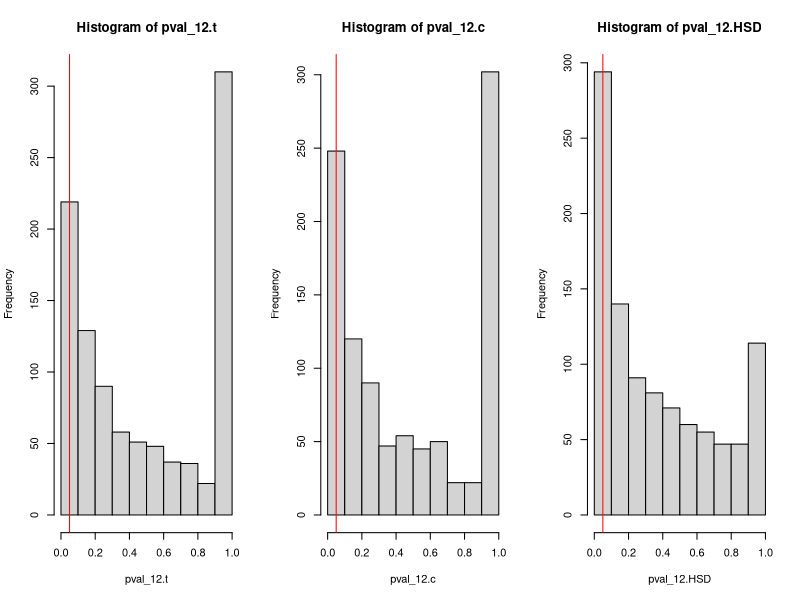
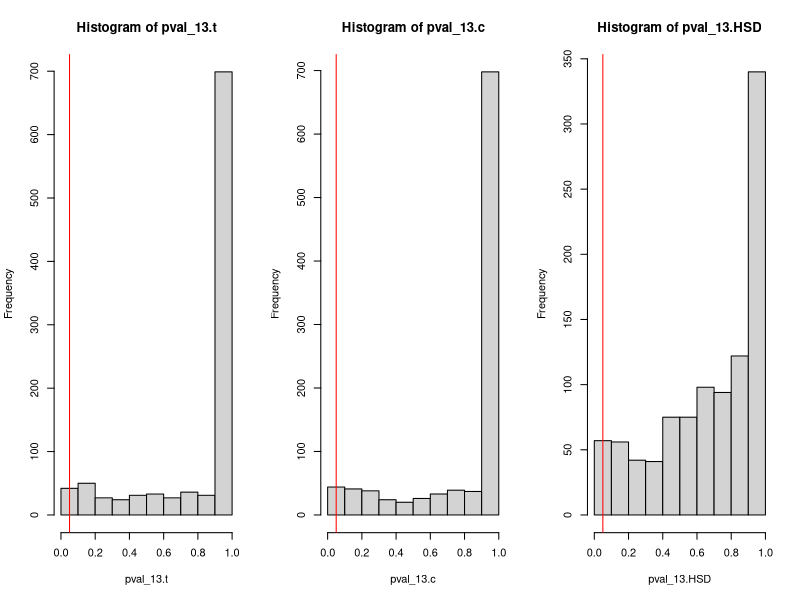
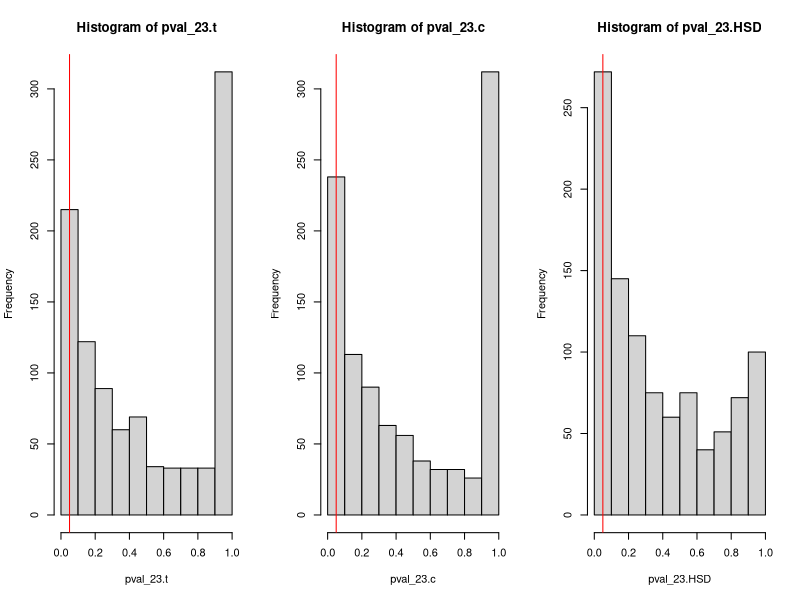

Reproduce these figures in R, in order.
#######################
# Section 7, Stat 139 #
#       ANOVA II      #
#      10/21/15       #
#    Reagan Rose      #
#######################

#### EXERCISE 1 ####
a = c(4,3.5,5,3,2)
b = c(3,2,0,2,2)
c = c(1,0,1,2,1)
means = c(mean(a), mean(b), mean(c))
sds = c(sd(a),sd(b),sd(c))
n=c(5,5,5)

vals = c(a,b,c)
groups = c(rep(1,5), rep(2,5), rep(3,5))

# Run the ANOVA
data = data.frame(vals,groups)
model = aov(data$vals~factor(data$groups))
summary(model)

# Pairwise t-tests
t.test(a,b, pooled.var=T)$p.value*3
t.test(a,c, pooled.var=T)$p.value*3
t.test(b,c, pooled.var=T)$p.value*3

# Contrast tests
Sp2 = sum((n-1)*sds^2)/ (sum(n)-length(n))
df = sum(n)-length(n)

#Testing group 1 versus group 2
a = c(1,-1,0)
T_num = sum(a*means)
T_denom = sqrt(Sp2) * sqrt(sum(a^2/n))
T = T_num / T_denom
p.val = 2*(1-pt(T,df))

p.val*3

#Testing group 1 versus group 3
a = c(1,0,-1)
T_num = sum(a*means)
T_denom = sqrt(Sp2) * sqrt(sum(a^2/n))
T = T_num / T_denom
p.val = 2*(1-pt(T,df))

p.val*3

#Testing group 2 versus group 3
a = c(0,1,-1)
T_num = sum(a*means)
T_denom = sqrt(Sp2) * sqrt(sum(a^2/n))
T = T_num / T_denom
p.val = 2*(1-pt(T,df))

p.val*3

# Tukey's method
TukeyHSD(model) # the easiest way

# the hard way
nbar = mean(n)
nobs = 15
I = 3

t_obs1 = (means[1]-means[2])/sqrt(Sp2/nbar)
t_obs2 = (means[1]-means[3])/sqrt(Sp2/nbar)
t_obs3 = (means[2]-means[3])/sqrt(Sp2/nbar)

1-ptukey(t_obs1, I, nobs-I)
1-ptukey(t_obs2, I, nobs-I)
1-ptukey(t_obs3, I, nobs-I)



#### EXERCISE 2 ####

# Simulate some data

n.sim = 1000
pval_12.t = pval_13.t = pval_23.t = c() #t-tests
pval_12.c = pval_13.c = pval_23.c = c() #contrast tests
pval_12.HSD = pval_13.HSD = pval_23.HSD = c() #Tukey's HSD

for (i in 1:n.sim){
x1 = rnorm(5, mean=1, sd=1)
x2 = rnorm(5, mean=2, sd=1)
x3 = rnorm(5, mean=1, sd=1)

x = c(x1,x2,x3)
groups = rep(1:3, each=5)
k = 3

# Pairwise t-tests
pval_12.t[i]=min(t.test(x1,x2,var.equal=T)$p.value * k,1) #multiply by k to correct for multiple comparisons
pval_13.t[i]=min(t.test(x1,x3,var.equal=T)$p.value * k,1)
pval_23.t[i]=min(t.test(x2,x3, var.equal=T)$p.value * k,1)

# Contrast tests
means = c(mean(x1), mean(x2), mean(x3))
sds = c(sd(x1), sd(x2), sd(x3))
n = c(5,5,5)
Sp2 = sum((n-1)*sds^2)/ (sum(n)-length(n))
df = sum(n)-length(n)

a = c(1,-1,0)
T_num = sum(a*means)
T_denom = sqrt(Sp2) * sqrt(sum(a^2/n))
T = abs(T_num / T_denom)
p.val = 2*(1-pt(T,df))

pval_12.c[i]=min(p.val*3,1)

a = c(1,0,-1)
T_num = sum(a*means)
T_denom = sqrt(Sp2) * sqrt(sum(a^2/n))
T = abs(T_num / T_denom)
p.val = 2*(1-pt(T,df))

pval_13.c[i]=min(p.val*3,1)

a = c(0,1,-1)
T_num = sum(a*means)
T_denom = sqrt(Sp2) * sqrt(sum(a^2/n))
T = abs(T_num / T_denom)
p.val = 2*(1-pt(T,df))

pval_23.c[i]=min(p.val*3,1)

# Tukey's HSD
model = aov(x~factor(groups))
tukeytest = TukeyHSD(model)
tukeytest_pvals = as.vector(tukeytest[[1]][,4])
pval_12.HSD[i]=tukeytest_pvals[1]
pval_13.HSD[i]=tukeytest_pvals[2]
pval_23.HSD[i]=tukeytest_pvals[3]
}

par(mfrow=c(1,3))
hist(pval_12.t)
abline(v=0.05, col="red")
hist(pval_12.c)
abline(v=0.05, col="red")
hist(pval_12.HSD)
abline(v=0.05, col="red")

mean(pval_12.t <= 0.05)
mean(pval_12.c <= 0.05)
mean(pval_12.HSD <= 0.05)

par(mfrow=c(1,3))
hist(pval_13.t)
abline(v=0.05, col="red")
hist(pval_13.c)
abline(v=0.05, col="red")
hist(pval_13.HSD)
abline(v=0.05, col="red")

mean(pval_13.t <= 0.05)
mean(pval_13.c <= 0.05)
mean(pval_13.HSD <= 0.05)


par(mfrow=c(1,3))
hist(pval_23.t)
abline(v=0.05, col="red")
hist(pval_23.c)
abline(v=0.05, col="red")
hist(pval_23.HSD)
abline(v=0.05, col="red")

mean(pval_23.t <= 0.05)
mean(pval_23.c <= 0.05)
mean(pval_23.HSD <= 0.05)
par(mfrow=c(1,1))
